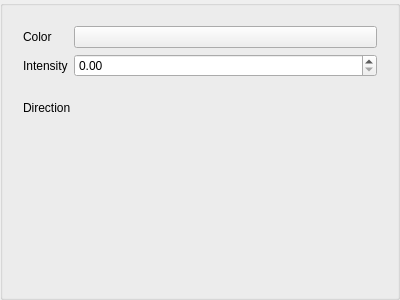
<?xml version="1.0" encoding="UTF-8"?>
<ui version="4.0">
 <class>LightWidget</class>
 <widget class="QGroupBox" name="LightWidget">
  <property name="geometry">
   <rect>
    <x>0</x>
    <y>0</y>
    <width>400</width>
    <height>300</height>
   </rect>
  </property>
  <property name="sizePolicy">
   <sizepolicy hsizetype="Preferred" vsizetype="Maximum">
    <horstretch>0</horstretch>
    <verstretch>0</verstretch>
   </sizepolicy>
  </property>
  <property name="windowTitle">
   <string>GroupBox</string>
  </property>
  <property name="alignment">
   <set>Qt::AlignLeading|Qt::AlignLeft|Qt::AlignVCenter</set>
  </property>
  <layout class="QVBoxLayout" name="verticalLayout">
   <item>
    <widget class="QWidget" name="widget" native="true">
     <layout class="QFormLayout" name="formLayout">
      <item row="0" column="0">
       <widget class="QLabel" name="colorLabel">
        <property name="text">
         <string>Color </string>
        </property>
       </widget>
      </item>
      <item row="0" column="1">
       <widget class="ColorButton" name="colorButton">
        <property name="layoutDirection">
         <enum>Qt::LeftToRight</enum>
        </property>
        <property name="text">
         <string/>
        </property>
       </widget>
      </item>
      <item row="1" column="0">
       <widget class="QLabel" name="intensityLabel">
        <property name="text">
         <string>Intensity</string>
        </property>
       </widget>
      </item>
      <item row="1" column="1">
       <widget class="QDoubleSpinBox" name="intensitySpinBox">
        <property name="layoutDirection">
         <enum>Qt::LeftToRight</enum>
        </property>
        <property name="maximum">
         <double>100000.000000000000000</double>
        </property>
       </widget>
      </item>
     </layout>
    </widget>
   </item>
   <item>
    <widget class="QStackedWidget" name="lightTypeWidget">
     <property name="sizePolicy">
      <sizepolicy hsizetype="Preferred" vsizetype="Maximum">
       <horstretch>0</horstretch>
       <verstretch>0</verstretch>
      </sizepolicy>
     </property>
     <property name="currentIndex">
      <number>2</number>
     </property>
     <widget class="QWidget" name="pointLight">
      <property name="sizePolicy">
       <sizepolicy hsizetype="Preferred" vsizetype="Preferred">
        <horstretch>0</horstretch>
        <verstretch>0</verstretch>
       </sizepolicy>
      </property>
      <property name="minimumSize">
       <size>
        <width>0</width>
        <height>1</height>
       </size>
      </property>
      <layout class="QVBoxLayout" name="verticalLayout_4">
       <property name="spacing">
        <number>0</number>
       </property>
       <property name="topMargin">
        <number>0</number>
       </property>
       <property name="bottomMargin">
        <number>0</number>
       </property>
      </layout>
     </widget>
     <widget class="QWidget" name="spotLight">
      <property name="sizePolicy">
       <sizepolicy hsizetype="Preferred" vsizetype="Preferred">
        <horstretch>0</horstretch>
        <verstretch>0</verstretch>
       </sizepolicy>
      </property>
      <layout class="QVBoxLayout" name="verticalLayout_3">
       <item>
        <widget class="QLabel" name="spotDirectionLabel">
         <property name="text">
          <string>Direction </string>
         </property>
        </widget>
       </item>
       <item>
        <widget class="Vec3Editor" name="spotDirectionEditor" native="true"/>
       </item>
       <item>
        <widget class="QWidget" name="widget_2" native="true">
         <layout class="QFormLayout" name="formLayout_2">
          <item row="0" column="0">
           <widget class="QLabel" name="innerAngleLabel">
            <property name="text">
             <string>Inner Angle</string>
            </property>
           </widget>
          </item>
          <item row="0" column="1">
           <widget class="QDoubleSpinBox" name="innerAngleSpinBox">
            <property name="suffix">
             <string> °</string>
            </property>
            <property name="maximum">
             <double>180.000000000000000</double>
            </property>
           </widget>
          </item>
          <item row="1" column="0">
           <widget class="QLabel" name="outerAngleLabel">
            <property name="text">
             <string>Outer Angle</string>
            </property>
           </widget>
          </item>
          <item row="1" column="1">
           <widget class="QDoubleSpinBox" name="outerAngleSpinBox">
            <property name="suffix">
             <string> °</string>
            </property>
            <property name="maximum">
             <double>180.000000000000000</double>
            </property>
           </widget>
          </item>
         </layout>
        </widget>
       </item>
       <item>
        <spacer name="verticalSpacer">
         <property name="orientation">
          <enum>Qt::Vertical</enum>
         </property>
         <property name="sizeHint" stdset="0">
          <size>
           <width>20</width>
           <height>40</height>
          </size>
         </property>
        </spacer>
       </item>
      </layout>
     </widget>
     <widget class="QWidget" name="directionLight">
      <property name="sizePolicy">
       <sizepolicy hsizetype="Preferred" vsizetype="Preferred">
        <horstretch>0</horstretch>
        <verstretch>0</verstretch>
       </sizepolicy>
      </property>
      <layout class="QVBoxLayout" name="verticalLayout_2">
       <item>
        <widget class="QLabel" name="directionLabel">
         <property name="text">
          <string>Direction</string>
         </property>
        </widget>
       </item>
       <item>
        <widget class="Vec3Editor" name="directionEditor" native="true"/>
       </item>
       <item>
        <spacer name="verticalSpacer_2">
         <property name="orientation">
          <enum>Qt::Vertical</enum>
         </property>
         <property name="sizeHint" stdset="0">
          <size>
           <width>20</width>
           <height>40</height>
          </size>
         </property>
        </spacer>
       </item>
      </layout>
     </widget>
    </widget>
   </item>
   <item>
    <spacer name="verticalSpacer_3">
     <property name="orientation">
      <enum>Qt::Vertical</enum>
     </property>
     <property name="sizeHint" stdset="0">
      <size>
       <width>20</width>
       <height>40</height>
      </size>
     </property>
    </spacer>
   </item>
  </layout>
 </widget>
 <customwidgets>
  <customwidget>
   <class>ColorButton</class>
   <extends>QPushButton</extends>
   <header>ColorButton.hpp</header>
  </customwidget>
  <customwidget>
   <class>Vec3Editor</class>
   <extends>QWidget</extends>
   <header>Vec3Editor.hpp</header>
   <container>1</container>
  </customwidget>
 </customwidgets>
 <resources/>
 <connections/>
</ui>
